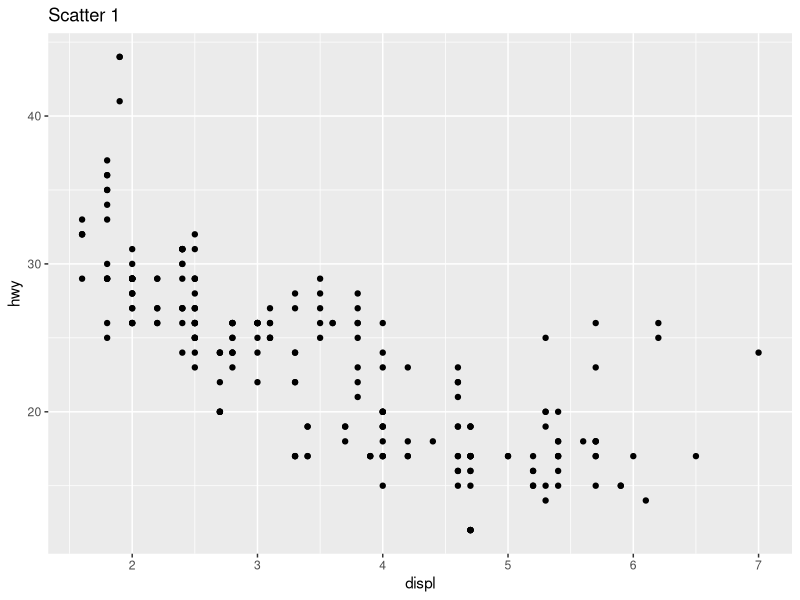
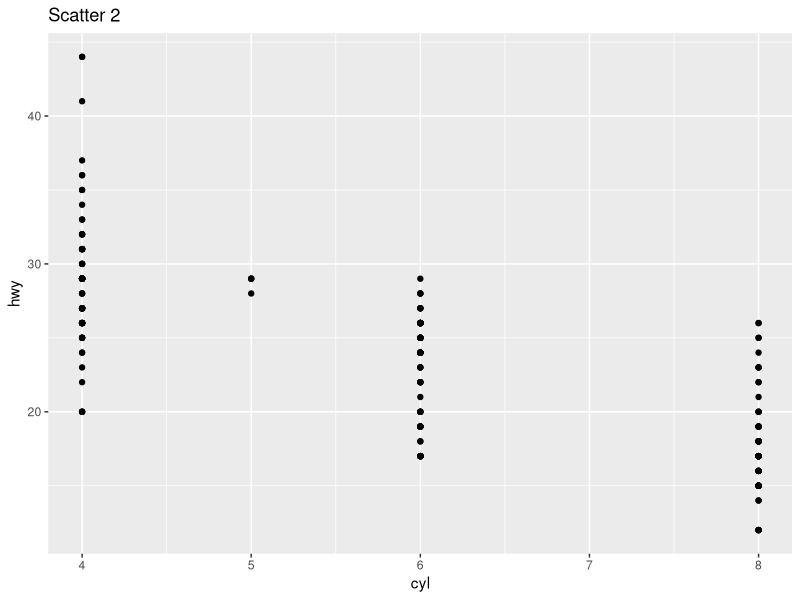
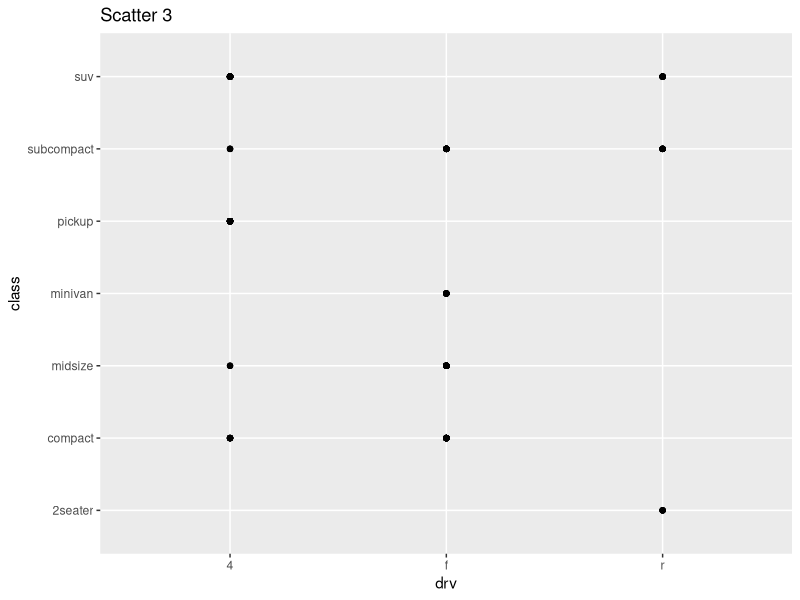
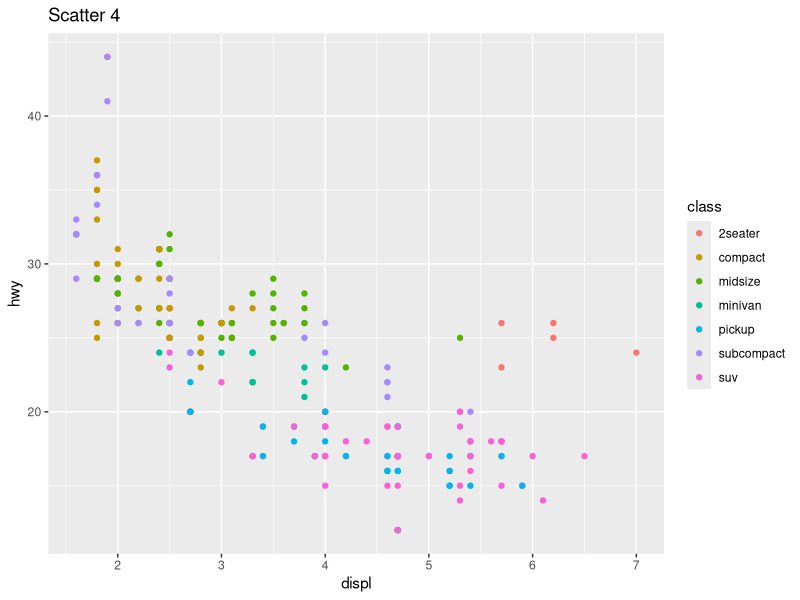
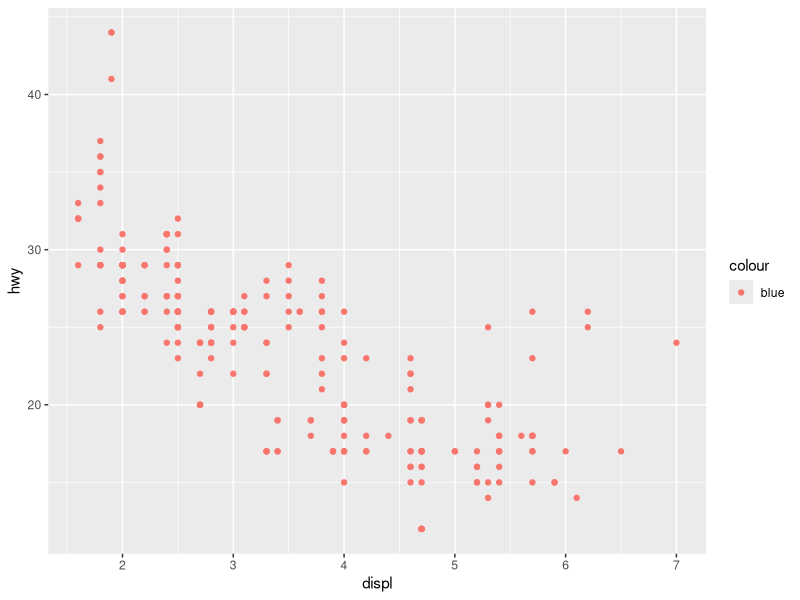
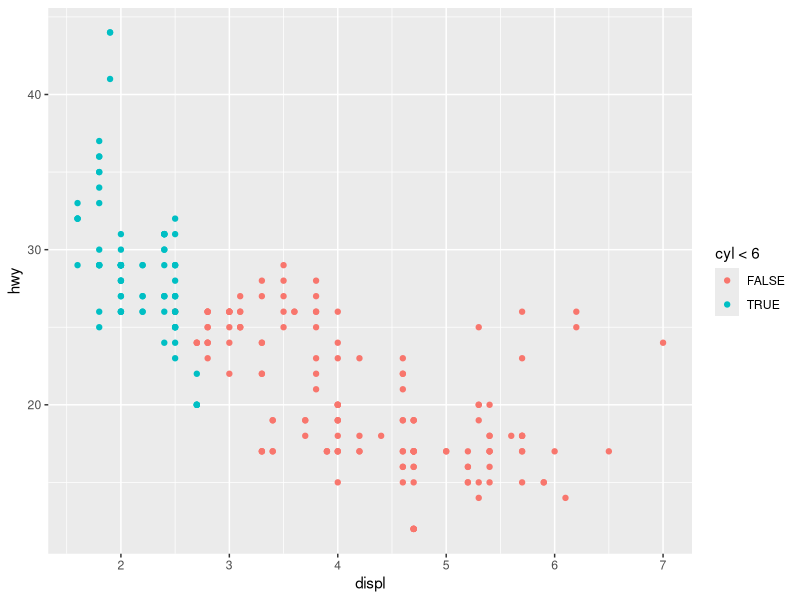
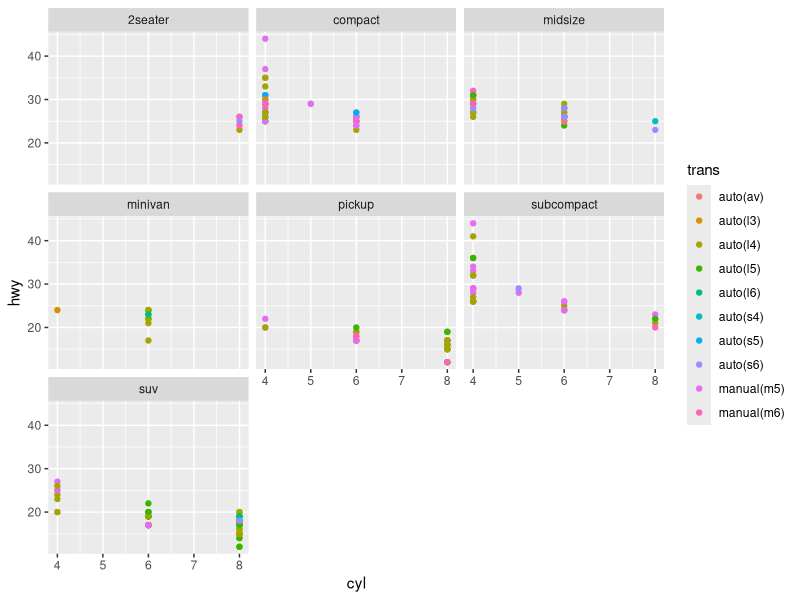
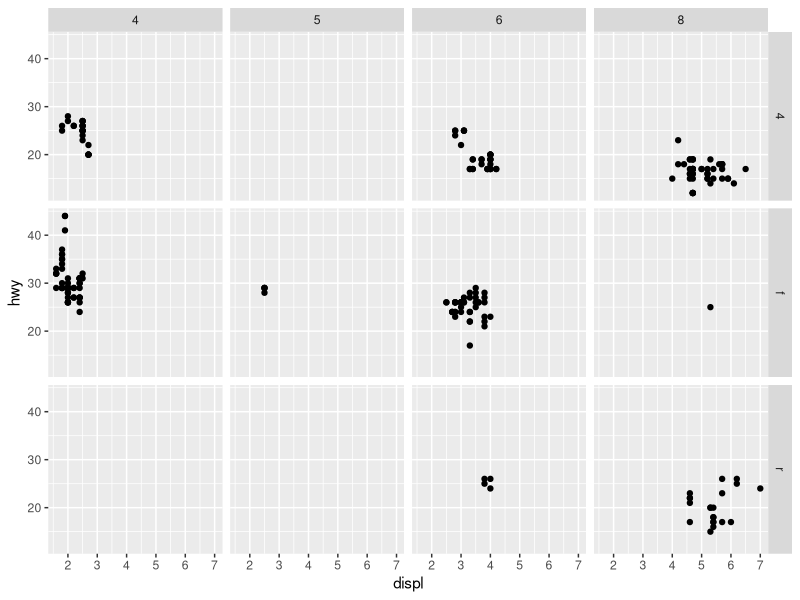

The R script that drew these images, in order:
## ---- chunk 1
library("tidyverse")
## ---- chunk 2
ggplot(mpg) + geom_point(aes(displ, hwy)) + ggtitle("Scatter 1")
## ---- chunk 3
# Practice
ggplot(mpg) + geom_point(aes(y = hwy, x = cyl)) + ggtitle("Scatter 2")

## ---- chunk 4
ggplot(mpg) + geom_point(aes(y = class, x = drv)) + ggtitle("Scatter 3")
## ---- chunk 5
ggplot(mpg) + geom_point(mapping = aes(x = displ, y = hwy, color = class)) + ggtitle("Scatter 4")
## ---- chunk 6
ggplot(data = mpg) +
  geom_point(mapping = aes(x = displ, y = hwy, color = "blue"))
## ---- chunk 7
ggplot(data = mpg) +
  geom_point(mapping = aes(x = displ, y = hwy, color = cyl < 6))
## ---- chunk 8
ggplot(mpg) +
  geom_point(aes(x = cyl, y = hwy, col = trans)) +
  facet_wrap(~ class, nrow = 3)

## ---- chunk 9

ggplot(mpg) +
  geom_point(aes(x = displ, y = hwy)) +
  facet_grid(drv ~ cyl)

## ---- chunk 10
ggplot(data = mpg) +
  geom_point(mapping = aes(x = displ, y = hwy))

## ---- chunk 11
ggplot(data = mpg) +
  geom_smooth(mapping = aes(x = displ, y = hwy))

# Loess regression is the default
## ---- chunk 12
ggplot(data = mpg) +
  geom_smooth(mapping = aes(x = displ, y = hwy, linetype = drv))
## ---- chunk 13
ggplot(data = mpg) +
  geom_point(mapping = aes(x = displ, y = hwy)) +
  geom_smooth(mapping = aes(x = displ, y = hwy))
## ---- chunk 14

ggplot(data = mpg, mapping = aes(x = displ, y = hwy)) +
  geom_point() +
  geom_smooth()

 # Same data passed to different geoms.
## ---- chunk 15

ggplot(mpg, aes(x = displ, y = hwy)) +
  geom_point(aes(color = class)) +
  geom_smooth()

## ---- chunk 16
ggplot(mpg, aes(x = displ, y = hwy)) +
  geom_point(aes(color = class)) +
  geom_smooth(data = filter(mpg, class == "subcompact"), se = FALSE)

# se = TRUE/FALSE displays confidence interval around the geom_smooth line or not.
## ---- chunk 17
# Plot 1
ggplot(mpg, aes(displ, hwy)) +
  geom_point(size = 5) +
  geom_smooth(se = F)

# Plot 2
ggplot(mpg, aes(displ, hwy)) +
  geom_point(size = 5) +
  geom_smooth(se = F, aes(group = drv))

# Plot 3
ggplot(mpg, aes(displ, hwy, colour =  drv)) +
  geom_point() +
  geom_smooth(se = F)

# Plot 4
ggplot(mpg, aes(displ, hwy)) +
  geom_point(aes(col = drv)) +
  geom_smooth(se = F)

# Plot 5
ggplot(mpg, aes(displ, hwy)) +
  geom_point(aes(colour =  drv)) +
  geom_smooth(se = F, aes(linetype = drv))

# Plot 6 -> think it's with shape? verify
ggplot(mpg, aes(displ, hwy)) +
  geom_point(aes(colour =  drv)) +
  geom_smooth(se = F, aes(linetype = drv))

## ---- chunk 18
ggplot(data = diamonds) +
  geom_bar(mapping = aes(x = cut))
## ---- chunk 19

ggplot(data = diamonds) +
  stat_count(mapping = aes(x = cut))

## ---- chunk 20

# Create a small table with the tribble command.
demo <- tribble(
  ~cut,         ~freq,
  "Fair",       1610,
  "Good",       4906,
  "Very Good",  12082,
  "Premium",    13791,
  "Ideal",      21551
)

# Now plot the demo table, but override the default stat in the bar chart geom.
# The count geom is overriden to
ggplot(data = demo) +
  geom_bar(mapping = aes(x = cut, y = freq), stat = "identity")

## ---- chunk 21

ggplot(data = diamonds) +
  geom_bar(mapping = aes(x = cut, y = ..prop.., group = 1))

## ---- chunk 22

ggplot(data = diamonds) +
  stat_summary(
    mapping = aes(x = cut, y = depth),
    fun.ymin = min,
    fun.ymax = max,
    fun.y = median
  )

## ---- chunk 23

ggplot(data = diamonds) +
  geom_pointrange(mapping = aes(x = cut, y = depth, ymin = min(diamonds$depth), ymax = max(diamonds$depth))) #Close enough

# Automatically groups according to cut, or x variable.
ggplot(data = diamonds) +
  geom_bar(mapping = aes(x = cut, y = ..prop..))

# Needs to group relative to whole x variable. Can say group=1 or group = "x"
ggplot(data = diamonds) +
  geom_bar(mapping = aes(x = cut, fill = color, y = ..prop..,  group = 1))

## ---- chunk 24

# The "colour aesthetic" adds the border.
ggplot(data = diamonds) +
  geom_bar(mapping = aes(x = cut, colour = cut))

## ---- chunk 25

# The "fill" aesthetic adds the interior colour.
ggplot(data = diamonds) +
  geom_bar(mapping = aes(x = cut, fill = cut))

## ---- chunk 26

ggplot(data = diamonds) +
  geom_bar(mapping = aes(x = cut, fill = clarity))

## ---- chunk 27
# Position = identity uses the raw value of the observation. Here, it places the bar at it's exact location
ggplot(data = diamonds, mapping = aes(x = cut, fill = clarity)) +
  geom_bar(alpha = 0.2, position = "identity")

# Here we specify the fill as NA. and empty the bars.
ggplot(data = diamonds, mapping = aes(x = cut, colour = clarity)) +
  geom_bar(fill = NA, position = "identity")

## ---- chunk 28

ggplot(data = diamonds) +
  geom_bar(mapping = aes(x = cut, fill = clarity), position = "fill")

## ---- chunk 29

ggplot(data = diamonds) +
  geom_bar(mapping = aes(x = cut, fill = clarity), position = "dodge")

## ---- chunk 30
ggplot(mpg) + geom_point(aes(displ, hwy)) + ggtitle("Scatter 1")
## ---- chunk 31
ggplot(data = mpg) +
  geom_point(mapping = aes(x = displ, y = hwy), position = "jitter")

## ---- chunk 32

# How to fix this
ggplot(data = mpg, mapping = aes(x = cty, y = hwy)) +
  geom_point()

# Do this:
ggplot(data = mpg, mapping = aes(x = cty, y = hwy)) +
  geom_count()

ggplot(data = mpg, mapping = aes(x = cty, y = hwy)) +
  geom_jitter()

# Default postion is dodge, putting data displays next to each other.
ggplot(data = mpg, mapping = aes(x = trans, y = hwy)) +
  geom_boxplot()

## ---- chunk 33

# Normal Plot
ggplot(data = mpg, mapping = aes(x = class, y = hwy)) +
  geom_boxplot()

# Add new coordinate system:
ggplot(data = mpg, mapping = aes(x = class, y = hwy)) +
  geom_boxplot() +
  coord_flip()


## ---- chunk 34

bar <- ggplot(data = diamonds) +
  geom_bar(
    mapping = aes(x = cut, fill = cut),
    show.legend = FALSE,
    width = 1
  ) +
  theme(aspect.ratio = 1) +
  labs(x = NULL, y = NULL)

# flipped bar chart
bar + coord_flip()

# Coxcomb chart
bar + coord_polar()
## ---- chunk 35

ggplot(data = mpg, mapping = aes(x = cty, y = hwy)) +
  geom_point() +
  geom_abline() + #adds line to graph by slope and intercept
  coord_fixed() # Default ratio is 1. 1 unit of x is the same as 1 unit of y

## ---- chunk 36

# ggplot(data = <DATA>) +
#   <GEOM_FUNCTION>(
#      mapping = aes(<MAPPINGS>),
#      stat = <STAT>,
#      position = <POSITION>
#   ) +
#   <COORDINATE_FUNCTION> +
#   <FACET_FUNCTION>

